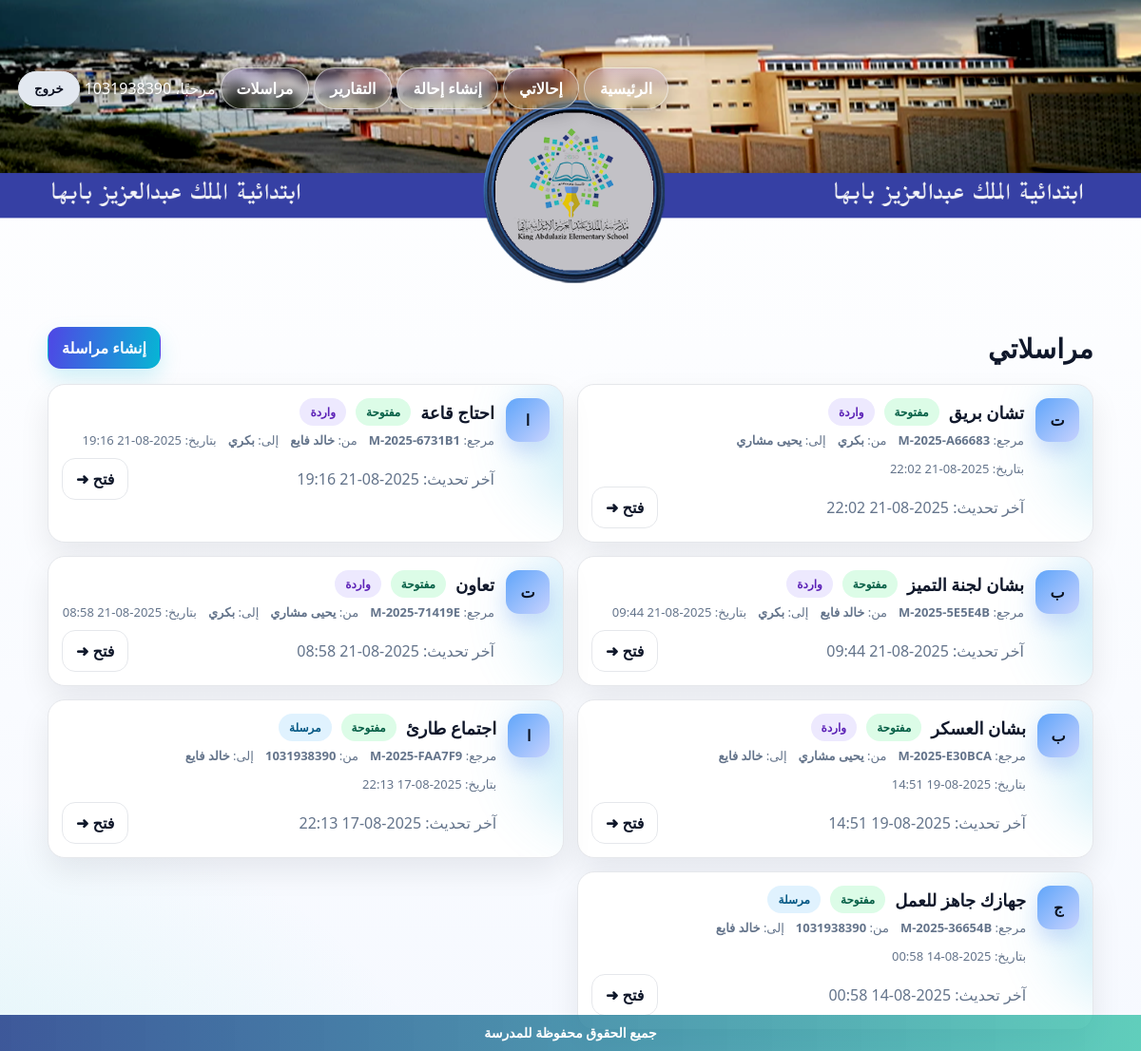
The page /messages/ (signed in) on the database its author committed.
### messaging/models.py (models this page shows, shortened)
class Thread(models.Model):
    STATUS_CHOICES = [
        ("OPEN", "مفتوحة"),
        ("CLOSED", "مغلقة"),
    ]
    reference   = models.CharField(max_length=20, default=generate_reference, unique=True, editable=False)
    subject     = models.CharField("الموضوع", max_length=140)
    sender      = models.ForeignKey(User, on_delete=models.CASCADE, related_name="sent_threads")
    recipient   = models.ForeignKey(User, on_delete=models.CASCADE, related_name="received_threads")
    status      = models.CharField("الحالة", max_length=10, choices=STATUS_CHOICES, default="OPEN")
    created_at  = models.DateTimeField(auto_now_add=True)
    updated_at  = models.DateTimeField(auto_now=True)
    class Meta:
        ordering = ["-updated_at"]

### messaging/views.py (the view)
# urls.py: path('', inbox, name='inbox'),
@login_required
def inbox(request: HttpRequest):
    if _is_manager(request.user):
        threads_base = Thread.objects.all().select_related("sender", "recipient")
    else:
        threads_base = Thread.objects.filter(
            Q(sender=request.user) | Q(recipient=request.user)
        ).select_related("sender", "recipient")
    scope = request.GET.get("scope", "all")
    if scope == "sent":
        threads_scoped = threads_base.filter(sender=request.user)
    elif scope == "inbox":
        threads_scoped = threads_base.filter(recipient=request.user) if not _is_manager(request.user) else threads_base.exclude(sender=request.user)
    else:
        threads_scoped = threads_base
    last_msg_ids = (
        Message.objects.filter(thread_id__in=threads_scoped.values("id"))
        .values("thread_id")
        .annotate(last_id=Max("id"))
        .values_list("last_id", flat=True)
    )
    last_msgs = {
        m.thread_id: m
        for m in Message.objects.filter(id__in=list(last_msg_ids)).select_related("author", "thread")
    }
    items = list(threads_scoped)
    items.sort(
        key=lambda t: (
            -(last_msgs.get(t.id).id if last_msgs.get(t.id) else 0),
            -int(t.updated_at.timestamp() if t.updated_at else 0),
            -int(t.created_at.timestamp() if t.created_at else 0),
        )
    )
    now = timezone.now()
    recent_window = now - timedelta(days=3)
    read_map = {}
    for t in items:
        lm = last_msgs.get(t.id)
        unread = False
        is_new_incoming = False
        if lm:
            unread = (lm.author_id != request.user.id)
            is_new_incoming = unread and (lm.created_at >= recent_window)
        if t.sender_id == request.user.id:
            d = "out"
        elif _is_manager(request.user):
            d = "mgr"
        else:
            d = "in"
        read_map[t.id] = {
            "unread": unread,
            "dir": d,
            "last": lm,
            "is_new_incoming": is_new_incoming,
            "css": "is-new-card" if is_new_incoming else "",
            "mark": "●" if is_new_incoming else "",
        }
        setattr(t, "last_message", lm)
        setattr(t, "is_unread", unread)
        setattr(t, "is_new_incoming", is_new_incoming)   # استعملها القالب لتلوين العنصر بالأحمر
        setattr(t, "new_mark", "●" if is_new_incoming else "")
        setattr(t, "dir", d)
    counts = {
        "all": threads_base.count(),
        "sent": threads_base.filter(sender=request.user).count(),
        "inbox": (threads_base.filter(recipient=request.user).count()
                  if not _is_manager(request.user) else threads_base.exclude(sender=request.user).count()),
    }
    return render(request, "messaging/index.html", {
        "items": items,           # قائمة المواضيع مرتبة بالأحدث
        "scope": scope,
        "counts": counts,
        "is_manager": _is_manager(request.user),
        "read_map": read_map,
    })

### messaging/views.py (called while the page is built)
def _is_manager(user):
    try:
        return bool(user.is_staff or (getattr(user, "profile", None) and user.profile.role == "مدير المدرسة"))
    except Profile.DoesNotExist:
        return bool(user.is_staff)

### referrals/context_processors.py (called while the page is built)
def active_news_ticker(request):
    try:
        obj = NewsTicker.objects.filter(is_active=True).order_by("-created_at").first()
        if obj and obj.is_visible:
            return {"news_ticker": obj}
    except Exception:
        pass
    return {"news_ticker": None}

### referrals/models.py (called while the page is built)
    @property
    def is_visible(self):
        now = timezone.now()
        if not self.is_active:
            return False
        if self.starts_at and now < self.starts_at:
            return False
        if self.ends_at and now > self.ends_at:
            return False
        return True

### templates/messaging/index.html (shortened to what this page needs)
{% load static %}
<!doctype html>
<html lang="ar" dir="rtl">
<head>
</head>
<body>
  {% include 'header.html' %}
  <div class="wrap">
    <div class="head">
      <h1 class="title">مراسلاتي</h1>
      <a class="btn btn-primary" href="{% url 'messaging:new' %}">إنشاء مراسلة</a>
    </div>
    {% if items %}
      <div class="grid">
        {% for t in items %}
          <div class="card">
            <div class="row">
              <div class="avatar" aria-hidden="true">{{ t.subject|default:"@"|slice:":1" }}</div>
              <div class="meta">
                <h3 class="subject">
                  <span>{{ t.subject }}</span>
                  {% if t.status == "OPEN" %}
                    <span class="chip chip-open">{{ t.get_status_display }}</span>
                  {% else %}
                    <span class="chip chip-closed">{{ t.get_status_display }}</span>
                  {% endif %}
                  <span class="chip {% if t.sender_id == request.user.id %}chip-out{% else %}chip-in{% endif %}">
                    {% if t.sender_id == request.user.id %}مرسلة{% else %}واردة{% endif %}
                  </span>
                </h3>
                <div class="kvs">
                  <span>مرجع: <b>{{ t.reference }}</b></span>
                  <span>من: <b>{{ t.sender.username }}</b></span>
                  <span>إلى: <b>{{ t.recipient.username }}</b></span>
                  <span>بتاريخ: {{ t.created_at|date:"Y-m-d H:i" }}</span>
                </div>
                <div class="actions">
                  <span class="muted">آخر تحديث: {{ t.updated_at|date:"Y-m-d H:i" }}</span>
                  <div class="open">
                    <a class="btn btn-ghost" href="{% url 'messaging:detail' t.pk %}">فتح ➜</a>
                  </div>
                </div>
              </div>
            </div>
          </div>
        {% endfor %}
      </div>
    {% else %}
      <div class="card muted">لا توجد مراسلات حتى الآن.</div>
    {% endif %}
  </div>
  {% include 'footer.html' %}
</body>
</html>

### templates/header.html (shortened to what this page needs)
<nav class="hdr-nav" role="navigation" aria-label="الشريط العلوي">
  <div class="hdr-banner">
    <div class="hdr-actions">
      <div class="hdr-actions-wrap">
        <div class="hdr-links">
          <a class="hdr-link" href="/">الرئيسية</a>
          <a class="hdr-link" href="/referrals/">إحالاتي</a>
          <a class="hdr-link" href="/referrals/new/">إنشاء إحالة</a>
          <a class="hdr-link" href="/workflow/reports/">التقارير</a>
          <a class="hdr-link" href="/messages/">مراسلات</a>
          {% if request.user.is_authenticated %}
            <span class="hdr-user">مرحبًا، {{ request.user.username }}</span>
            <form action="{% url 'accounts:logout' %}" method="post" class="hdr-logout-form">
              <button type="submit" class="hdr-link hdr-logout" aria-label="تسجيل الخروج">خروج</button>
            </form>
          {% else %}
            <a class="hdr-link" href="{% url 'accounts:login' %}">تسجيل الدخول</a>
            <a class="hdr-link hdr-cta" href="{% url 'accounts:register' %}">إنشاء حساب</a>
          {% endif %}
        </div>
      </div>
    </div>
  </div>
</nav>

### templates/header.html (style rules this page uses)
.hdr-nav { position:relative;z-index:60;color:#fff;--accent:#ffb703 }
.hdr-banner { width:100%;height:220px; background:url('/static/king.png') center/cover no-repeat; position:relative;overflow:visible;z-index:1; padding-bottom:90px; }
.hdr-actions { position:absolute;right:50;left:0;bottom:195px; z-index:4; }
.hdr-actions-wrap { max-width:999px;margin:auto; display:flex;align-items:center;justify-content:flex-start;gap:10px; padding:0 19px; }
.hdr-links { display:flex;align-items:center;gap:5px;flex-wrap:wrap }
.hdr-link { --ring: rgba(246, 246, 244, 0.6); --bg1: rgba(68, 8, 250, 0.12); --bg2: rgba(179, 248, 7, 0.06); color:#ffffff;text-decoration:none;font-weight:700; padding:10px 16px;border-radius:29px; background:linear-gradient(180deg,var(--bg1),var(--bg2)); border:1.5px solid var(--ring); box-shadow: 0 6px 18px rgba(2,6,23,.22), inset 0 0 18px rgba(255,255,255,.08); backdrop-filter: blur(6px); -webkit-backdrop-filter: blur(6px); transition:.2s ease; cursor:pointer; }
.hdr-user { display:flex;align-items:center;gap:8px;text-shadow:0 2px 4px rgba(0,0,0,.35) }
.hdr-logout { background:#e2e8f0;color:#0b1020;border-color:#e2e8f0 }
.hdr-logout-form { display:inline;margin:0 }

### rows shown on the page
Thread: subject "ت", subject "تشان بريق", status "مفتوحة", shows "واردة", reference "M-2025-A66683", sender.username "بكري", recipient.username "يحيى مشاري", created_at "2025-08-21 22:02", updated_at "2025-08-21 22:02"
Thread: subject "ا", subject "احتاج قاعة", status "مفتوحة", shows "واردة", reference "M-2025-6731B1", sender.username "خالد فايع", recipient.username "بكري", created_at "2025-08-21 19:16", updated_at "2025-08-21 19:16"
Thread: subject "ب", subject "بشان لجنة التميز", status "مفتوحة", shows "واردة", reference "M-2025-5E5E4B", sender.username "خالد فايع", recipient.username "بكري", created_at "2025-08-21 09:44", updated_at "2025-08-21 09:44"
Thread: subject "ت", subject "تعاون", status "مفتوحة", shows "واردة", reference "M-2025-71419E", sender.username "يحيى مشاري", recipient.username "بكري", created_at "2025-08-21 08:58", updated_at "2025-08-21 08:58"
Thread: subject "ب", subject "بشان العسكر", status "مفتوحة", shows "واردة", reference "M-2025-E30BCA", sender.username "يحيى مشاري", recipient.username "خالد فايع", created_at "2025-08-19 14:51", updated_at "2025-08-19 14:51"
Thread: subject "ا", subject "اجتماع طارئ", status "مفتوحة", shows "مرسلة", reference "M-2025-FAA7F9", sender.username "1031938390", recipient.username "خالد فايع", created_at "2025-08-17 22:13", updated_at "2025-08-17 22:13"
Thread: subject "ج", subject "جهازك جاهز للعمل", status "مفتوحة", shows "مرسلة", reference "M-2025-36654B", sender.username "1031938390", recipient.username "خالد فايع", created_at "2025-08-14 00:58", updated_at "2025-08-14 00:58"

### other values the page prints
{{ request.user.username }} "1031938390"
